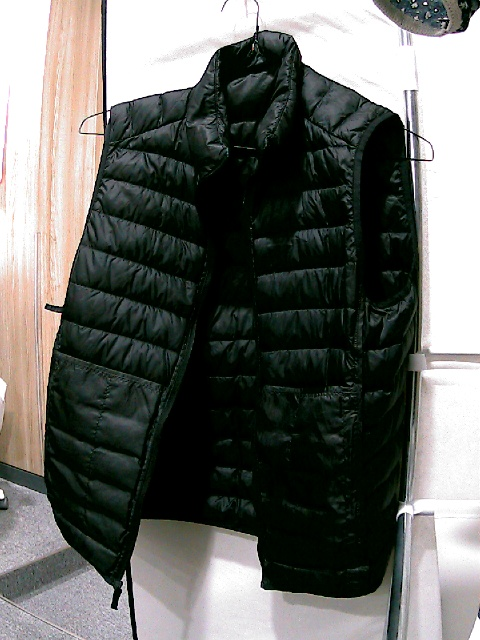
#> input picture iot/features/sensors/captured_image.jpg, 480 x 640 px
$ python -i isSolidColor.py   (imports and definitions only)   (older library calls are emulated)
#> lines starting #> are read from the running program, lines starting #| are printed output that depends on the picture; long printed decimals are rounded
import cv2
import numpy as np

def is_solid_color(image_path, hue_threshold=10, saturation_threshold=50, value_threshold=50, edge_density_threshold=20):
    # 이미지를 읽어옵니다
#> called with image_path = 'captured_image.jpg', hue_threshold = 10, saturation_threshold = 50, value_threshold = 50, edge_density_threshold = 20
    image = cv2.imread(image_path)
#> image is the input picture: shape (640, 480, 3); mean B, G, R 102.3, 106.2, 105
    if image is None:
        print("이미지를 불러올 수 없습니다.")
        return False

    # 이미지를 RGB로 변환합니다
    image_rgb = cv2.cvtColor(image, cv2.COLOR_BGR2RGB)

    # 이미지의 중심 부분 추출 (중앙의 20% 영역)
    h, w, _ = image_rgb.shape
#> h = 640; w = 480
    start_x, end_x = int(w * 0.45), int(w * 0.55)
#> start_x = 216; end_x = 264
    start_y, end_y = int(h * 0.45), int(h * 0.55)
#> start_y = 288; end_y = 352
    cropped_image = image_rgb[start_y:end_y, start_x:end_x]
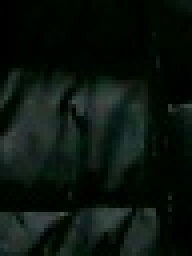
#> cropped_image: shape (64, 48, 3) (shown 4 times larger); mean R, G, B 11.2, 20.4, 14.6

    # 이미지를 크기를 조정하여 속도 향상
    resized_image = cv2.resize(cropped_image, (100, 100))
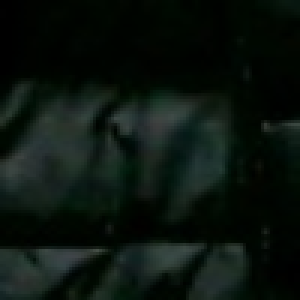
#> resized_image: shape (100, 100, 3) (shown 3 times larger); mean R, G, B 11.1, 20.3, 14.5

    # 이미지를 HSV 색상 공간으로 변환합니다
    hsv_image = cv2.cvtColor(resized_image, cv2.COLOR_RGB2HSV)
#> hsv_image: shape (100, 100, 3); mean H, S, V 66.7, 178.1, 20.3

    # 각 채널(H, S, V)의 평균값과 표준편차 계산
    h_channel, s_channel, v_channel = cv2.split(hsv_image)
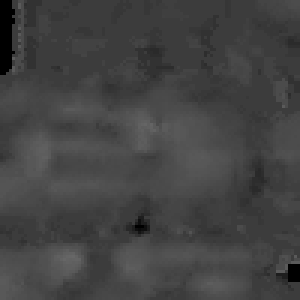
#> h_channel: shape (100, 100) (shown 3 times larger); min 0, max 103, mean 66.7
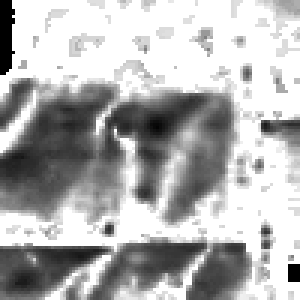
#> s_channel: shape (100, 100) (shown 3 times larger); min 0, max 255, mean 178.1
    h_mean, h_std = cv2.meanStdDev(h_channel)
#> h_mean = [66.66]; h_std = [12.52]
    s_mean, s_std = cv2.meanStdDev(s_channel)
#> s_mean = [178.1]; s_std = [79.03]
    v_mean, v_std = cv2.meanStdDev(v_channel)
#> v_mean = [20.32]; v_std = [18.42]

    # 색상이 단일 계열인지 확인 (표준편차가 낮으면 단일 계열로 판단)
    is_single_hue = h_std < hue_threshold
#> is_single_hue = [False]
    is_single_saturation = s_std < saturation_threshold
#> is_single_saturation = [False]
    is_single_value = v_std < value_threshold
#> is_single_value = [True]

    # 텍스처 분석을 위한 그레이스케일 변환
    gray_image = cv2.cvtColor(resized_image, cv2.COLOR_RGB2GRAY)

    # Sobel 연산자를 사용하여 엣지 검출
    sobel_x = cv2.Sobel(gray_image, cv2.CV_64F, 1, 0, ksize=3)
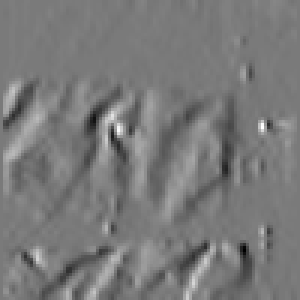
#> sobel_x: shape (100, 100) float64 (shown 3 times larger); min -164, max 178, mean -0.8; drawn with min black and max white
    sobel_y = cv2.Sobel(gray_image, cv2.CV_64F, 0, 1, ksize=3)
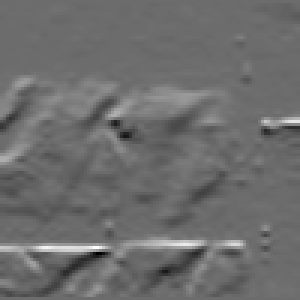
#> sobel_y: shape (100, 100) float64 (shown 3 times larger); min -194, max 261, mean 1; drawn with min black and max white
    sobel_mag = np.sqrt(sobel_x**2 + sobel_y**2)
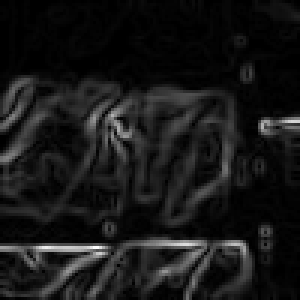
#> sobel_mag: shape (100, 100) float64 (shown 3 times larger); min 0, max 261.2, mean 24.7; drawn with min black and max white

    # 엣지 강도의 평균값 계산
    edge_density = np.mean(sobel_mag)
#> edge_density = 24.68

    # 디버깅용 정보 출력
    print(f"Hue std: {h_std[0][0]}, Saturation std: {s_std[0][0]}, Value std: {v_std[0][0]}, Edge density: {edge_density}")
#| Hue std: 12.520, Saturation std: 79.029, Value std: 18.419, Edge density: 24.678

    # 색상 계열이 단일 계열이고 엣지 밀도가 낮으면 무지티로 판단
    is_solid_tshirt = is_single_hue and is_single_saturation and is_single_value and edge_density < edge_density_threshold
#> is_solid_tshirt = [False]

    return is_solid_tshirt

# [8 lines of commented-out code are left out]

>>> result = is_solid_color('captured_image.jpg')
#> result = [False]

$ run again, on iot/features/sensors/check2.png
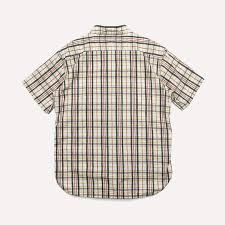
#> input picture iot/features/sensors/check2.png, 225 x 225 px
#> in is_solid_color, image is the input picture: shape (225, 225, 3); mean B, G, R 205.8, 210.3, 217.8
#> hsv_image: shape (100, 100, 3); mean H, S, V 20, 31.7, 171.7
#> in is_solid_color, `h_channel, s_channel, v_channel = cv2.split(hsv_image)`:
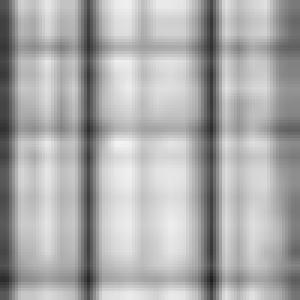
#> v_channel: shape (100, 100) (shown 3 times larger); min 30, max 242, mean 171.7
#> h_mean = [20]; h_std = [25.67]
#> s_mean = [31.68]; s_std = [11.14]
#> v_mean = [171.7]; v_std = [43.5]
#> is_single_hue = [False]
#> is_single_saturation = [True]
#> in is_solid_color, `sobel_mag = np.sqrt(sobel_x**2 + sobel_y**2)`:
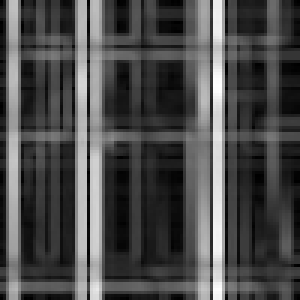
#> sobel_mag: shape (100, 100) float64 (shown 3 times larger); min 0, max 286.3, mean 83.8; drawn with min black and max white
#> edge_density = 83.83
#| Hue std: 25.672, Saturation std: 11.137, Value std: 43.499, Edge density: 83.828
#> is_solid_tshirt = [False]
